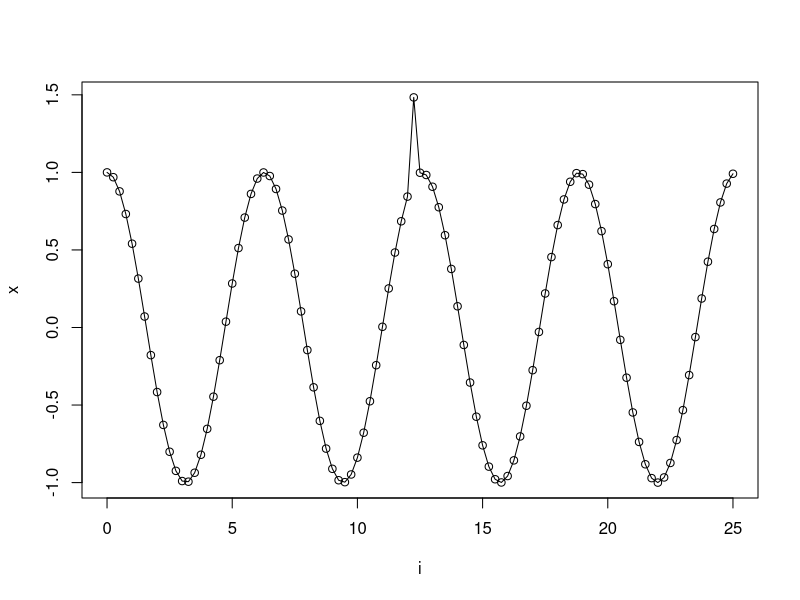
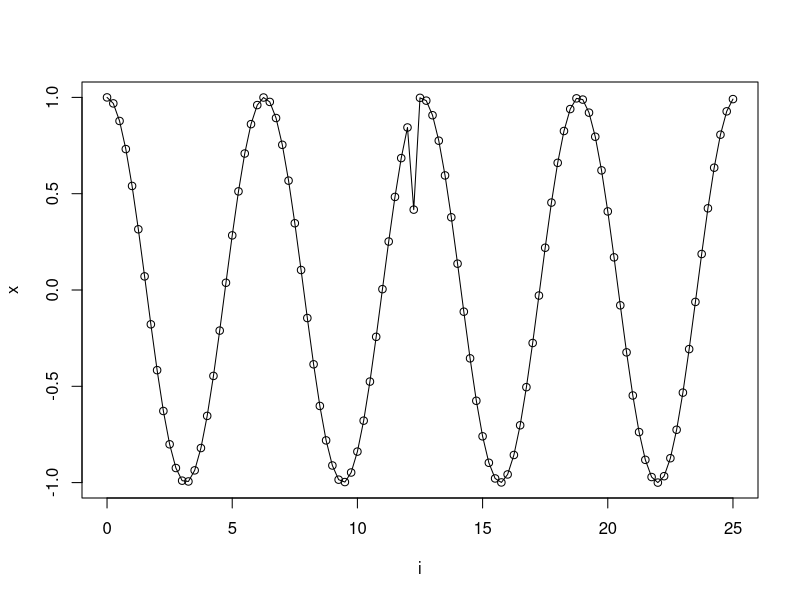
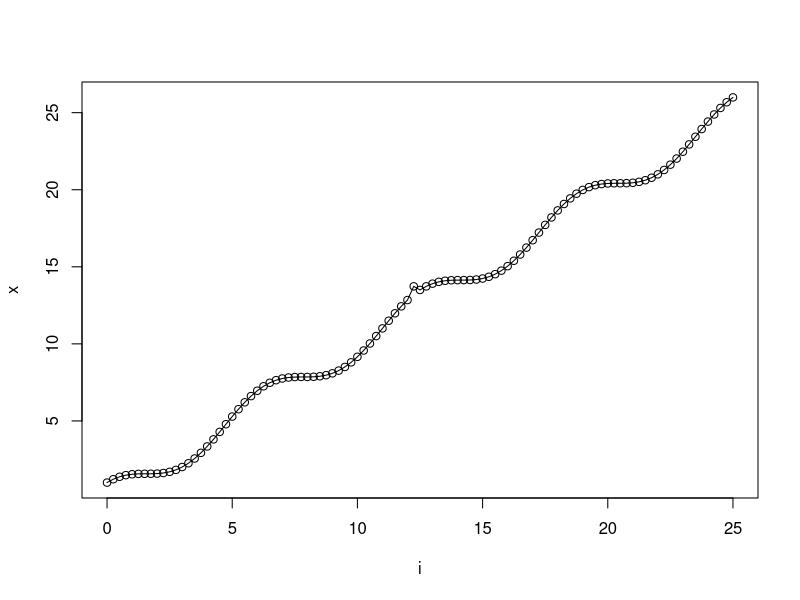
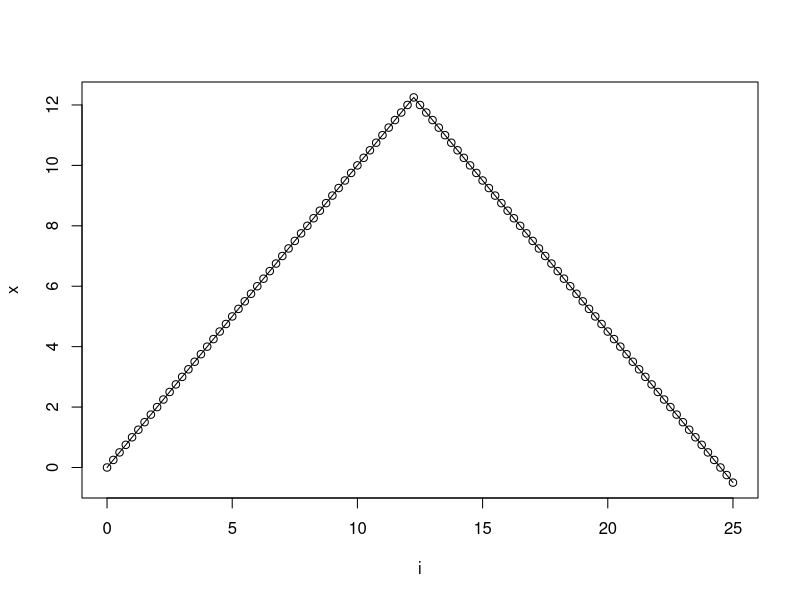
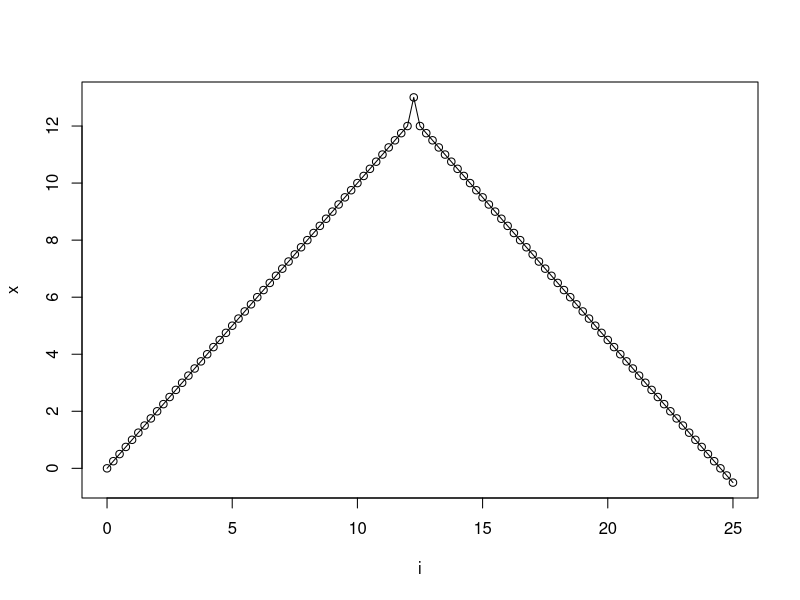
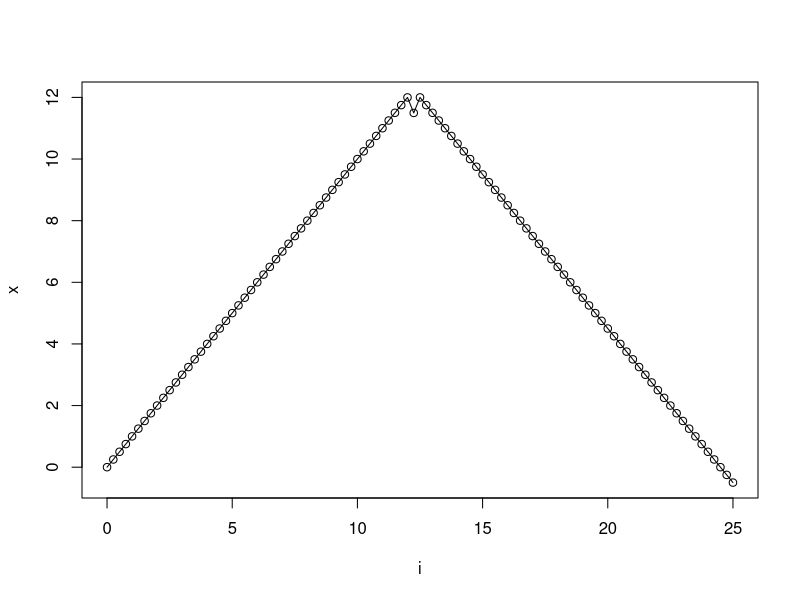
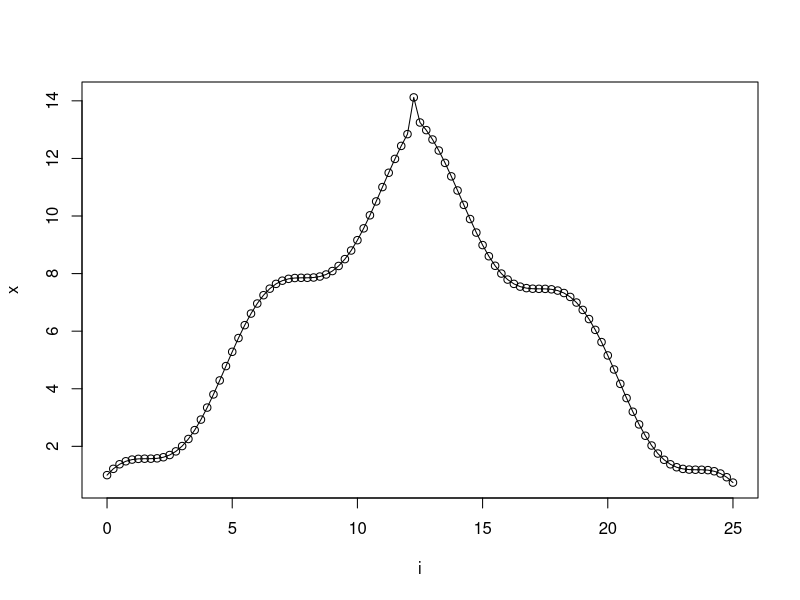
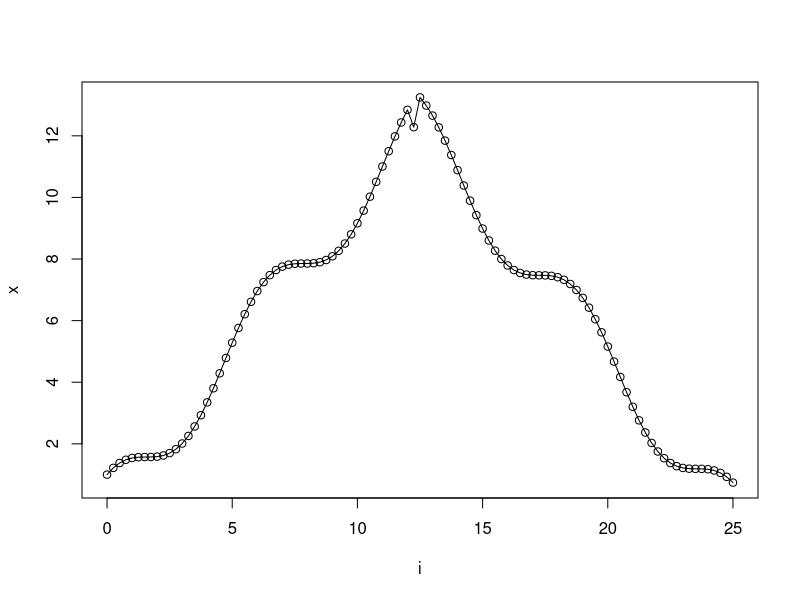

Recreate these plots in R, in order. (Note: this script raises an error after producing the figures.)
har_examples <- list()

{ # time series 1
  i <- seq(0, 25, 0.25)
  x <- cos(i)
  event <- rep(FALSE, length(x))

  event[50] <- TRUE
  x[50] <- x[50] + 3*sd(x[1:(length(x)-1)]-x[2:length(x)])

  length(i)

  plot(i, x)
  lines(i, x)

  har_examples[[length(har_examples)+1]] <- data.frame(serie = x, event = event)
}

{ # time series 2
  i <- seq(0, 25, 0.25)
  x <- cos(i)
  event <- rep(FALSE, length(x))

  event[50] <- TRUE
  x[50] <- x[50] - 3*sd(x[1:(length(x)-1)]-x[2:length(x)])

  length(i)

  plot(i, x)
  lines(i, x)

  har_examples[[length(har_examples)+1]] <- data.frame(serie = x, event = event)
}

{ # time series 3
  i <- seq(0, 25, 0.25)
  x <- cos(i)+i
  event <- rep(FALSE, length(x))

  event[50] <- TRUE
  x[50] <- x[50] + 3*sd(x[1:(length(x)-1)]-x[2:length(x)])

  length(i)

  plot(i, x)
  lines(i, x)


  har_examples[[length(har_examples)+1]] <- data.frame(serie = x, event = event)
}

{ # time series 4
  i <- seq(0, 25, 0.25)
  x <- i
  event <- rep(FALSE, length(x))

  x[51:101] <- max(x[51:99]) - x[51:101]
  event[50] <- TRUE

  length(i)

  plot(i, x)
  lines(i, x)


  har_examples[[length(har_examples)+1]] <- data.frame(serie = x, event = event)
}

{ # time series 5
  i <- seq(0, 25, 0.25)
  x <- i
  x[51:101] <- max(x[51:99]) - x[51:101]
  event <- rep(FALSE, length(x))

  event[50] <- TRUE
  x[50] <- x[50] + 3*sd(x[1:(length(x)-1)]-x[2:length(x)])

  length(i)

  plot(i, x)
  lines(i, x)


  har_examples[[length(har_examples)+1]] <- data.frame(serie = x, event = event)
}

{ # time series 6
  i <- seq(0, 25, 0.25)
  x <- i
  x[51:101] <- max(x[51:99]) - x[51:101]
  event <- rep(FALSE, length(x))

  event[50] <- TRUE
  x[50] <- x[50] - 3*sd(x[1:(length(x)-1)]-x[2:length(x)])

  length(i)

  plot(i, x)
  lines(i, x)


  har_examples[[length(har_examples)+1]] <- data.frame(serie = x, event = event)
}

{ # time series 7
  i <- seq(0, 25, 0.25)
  x <- cos(i)
  xt <- i
  xt[51:101] <- max(xt[52:100]) - xt[51:101]
  x <- x + xt

  event <- rep(FALSE, length(x))

  event[50] <- TRUE
  x[50] <- x[50] + 3*sd(x[1:(length(x)-1)]-x[2:length(x)])

  length(i)

  plot(i, x)
  lines(i, x)


  har_examples[[length(har_examples)+1]] <- data.frame(serie = x, event = event)
}


{ # time series 8
  i <- seq(0, 25, 0.25)
  x <- cos(i)
  xt <- i
  xt[51:101] <- max(xt[52:100]) - xt[51:101]
  x <- x + xt

  event <- rep(FALSE, length(x))

  event[50] <- TRUE
  x[50] <- x[50] - 3*sd(x[1:(length(x)-1)]-x[2:length(x)])

  length(i)

  plot(i, x)
  lines(i, x)


  har_examples[[length(har_examples)+1]] <- data.frame(serie = x, event = event)
}

save(har_examples, file="./data/har_examples.RData", compress = TRUE)




